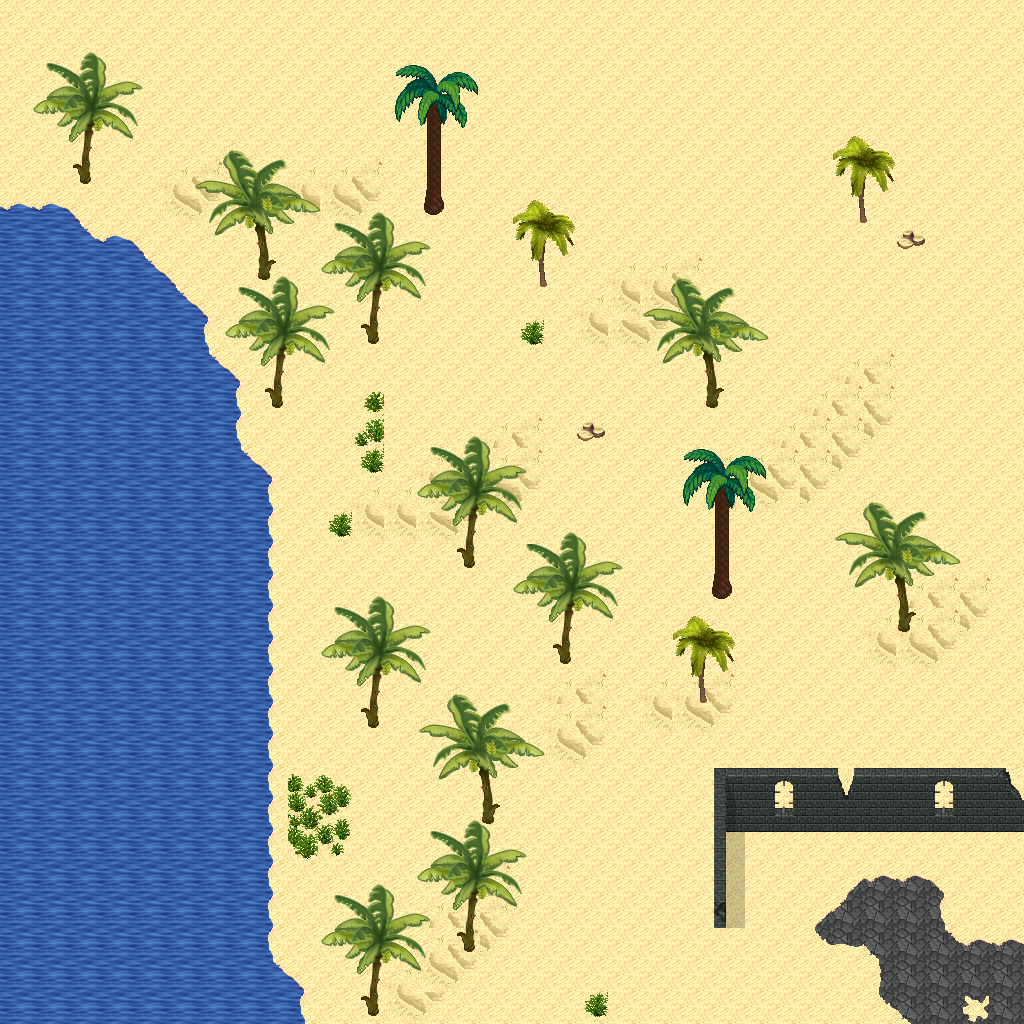

A level layout from a 2D game, rendered from its tile map. Below: a short description, then the map file with tile-grid data replaced by summaries:
An orthogonal 32x32 tile map with 32x32 px tiles, 5 tile layers (Ground, Objects, Objects2, Above, ...), 1 hidden layer not drawn, 14 tilesets.

<map version="1.10" tiledversion="1.11.0" orientation="orthogonal" renderorder="right-down" width="32" height="32" tilewidth="32" tileheight="32" infinite="0" nextlayerid="11" nextobjectid="1">
 <tileset firstgid="1" name="logic_collision" tilewidth="32" tileheight="32" tilecount="1" columns="1">
  <image source="../drawable/logic_collision.png" width="32" height="32" />
 </tileset>
 <tileset firstgid="2" name="ground_ground" tilewidth="32" tileheight="32" tilecount="33" columns="3">
  <image source="../drawable/ground_ground.png" width="96" height="352" />
 </tileset>
 <tileset firstgid="35" name="terrain_desert" tilewidth="32" tileheight="32" tilecount="88" columns="8">
  <image source="../drawable/terrain_desert.png" width="256" height="352" />
 </tileset>
 <tileset firstgid="123" name="building_stone_ruins" tilewidth="32" tileheight="32" tilecount="72" columns="6">
  <image source="../drawable/building_stone_ruins.png" width="192" height="384" />
 </tileset>
 <tileset firstgid="195" name="ground_sand_edges" tilewidth="32" tileheight="32" tilecount="15" columns="5">
  <image source="../drawable/ground_sand_edges.png" width="160" height="96" />
 </tileset>
 <tileset firstgid="210" name="ground_slate_tiles" tilewidth="32" tileheight="32" tilecount="15" columns="5">
  <image source="../drawable/ground_slate_tiles.png" width="160" height="96" />
 </tileset>
 <tileset firstgid="225" name="ground_sand_2" tilewidth="32" tileheight="32" tilecount="15" columns="5">
  <image source="../drawable/ground_sand_2.png" width="160" height="96" />
 </tileset>
 <tileset firstgid="240" name="plant_cactus_2" tilewidth="32" tileheight="32" tilecount="10" columns="5">
  <image source="../drawable/plant_cactus_2.png" width="160" height="64" />
 </tileset>
 <tileset firstgid="250" name="plant_round_cactuses" tilewidth="32" tileheight="32" tilecount="20" columns="10">
  <image source="../drawable/plant_round_cactuses.png" width="320" height="64" />
 </tileset>
 <tileset firstgid="270" name="plant_tree_banana_tree" tilewidth="32" tileheight="32" tilecount="40" columns="4">
  <image source="../drawable/plant_tree_banana_tree.png" width="128" height="320" />
 </tileset>
 <tileset firstgid="310" name="plant_tree_palm_tree" tilewidth="32" tileheight="32" tilecount="6" columns="2">
  <image source="../drawable/plant_tree_palm_tree.png" width="64" height="96" />
 </tileset>
 <tileset firstgid="316" name="plant_tree_palm_trees" tilewidth="32" tileheight="32" tilecount="40" columns="4">
  <image source="../drawable/plant_tree_palm_trees.png" width="128" height="320" />
 </tileset>
 <tileset firstgid="356" name="building_stone_tower" tilewidth="32" tileheight="32" tilecount="14" columns="2">
  <image source="../drawable/building_stone_tower.png" width="64" height="224" />
 </tileset>
 <tileset firstgid="370" name="plant_bush_large_green" tilewidth="32" tileheight="32" tilecount="9" columns="3">
  <image source="../drawable/plant_bush_large_green.png" width="96" height="96" />
 </tileset>
 <layer id="1" name="Ground" width="32" height="32">
  <data>[1024 cells, 1024 non-empty, 7 distinct tile ids]</data>
 </layer>
 <layer id="2" name="Objects" width="32" height="32">
  <data>[1024 cells, 102 non-empty, 32 distinct tile ids]</data>
 </layer>
 <layer id="3" name="Objects2" width="32" height="32">
  <data>[1024 cells, 0 non-empty, 0 distinct tile ids]</data>
 </layer>
 <layer id="4" name="Above" width="32" height="32">
  <data>[1024 cells, 201 non-empty, 44 distinct tile ids]</data>
 </layer>
 <layer id="5" name="Above2" width="32" height="32">
  <data>[1024 cells, 0 non-empty, 0 distinct tile ids]</data>
 </layer>
 <layer id="6" name="Walkable" width="32" height="32" visible="0">
  <data>[1024 cells, 244 non-empty, 1 distinct tile ids]</data>
 </layer>
 <objectgroup id="7" name="Mapevents" />
 <objectgroup id="8" name="Spawn" />
 <objectgroup id="9" name="Keys" />
 <objectgroup id="10" name="Replace" />
</map>
